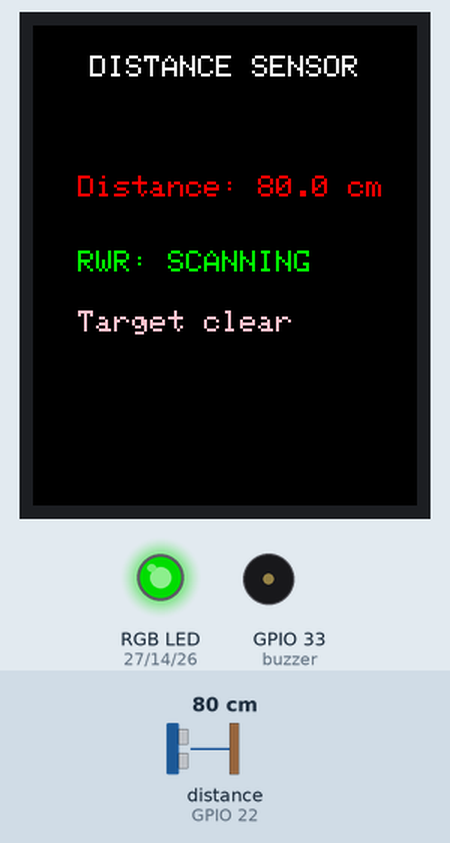
Recording of a program running on a simulated ESP32 board running MicroPython. On the bench: 128×160 colour display, an RGB LED mixed from three pins (HIGH = lit), buzzer (waves = sounding). Inputs (shaded band) come from the test bench; at power-on: distance to the obstacle (sensor on GPIO 22) 80 cm. The echo pulse lasts 58.3 µs per cm; dim RGB values are drawn brighter than linear; what the program prints to the serial console is not drawn.

Above: at 2.1 s.
2.2 s: distance to the obstacle (sensor on GPIO 22) set to 55 cm
At 4.0 s:
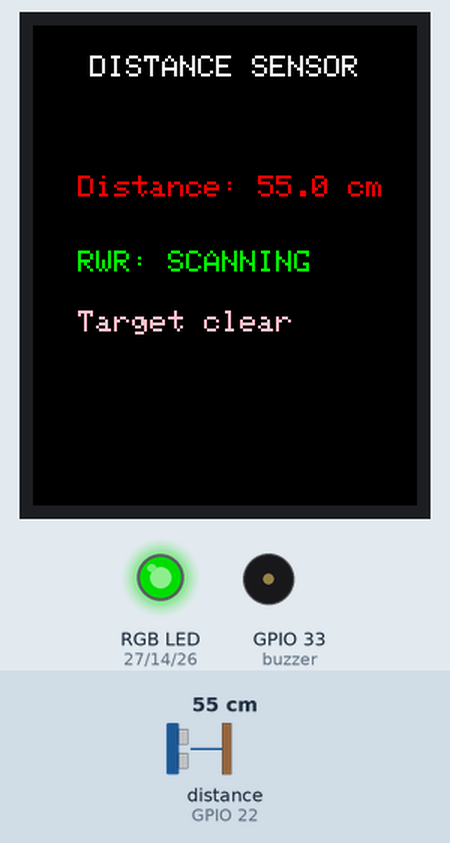
5.6 s: distance to the obstacle (sensor on GPIO 22) set to 45 cm
At 7.77 s:
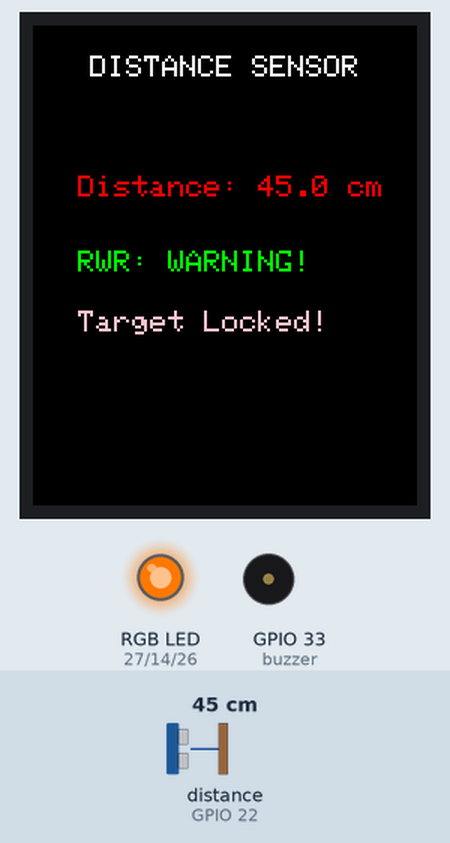
7.8 s: distance to the obstacle (sensor on GPIO 22) set to 39 cm
At 8.13 s:
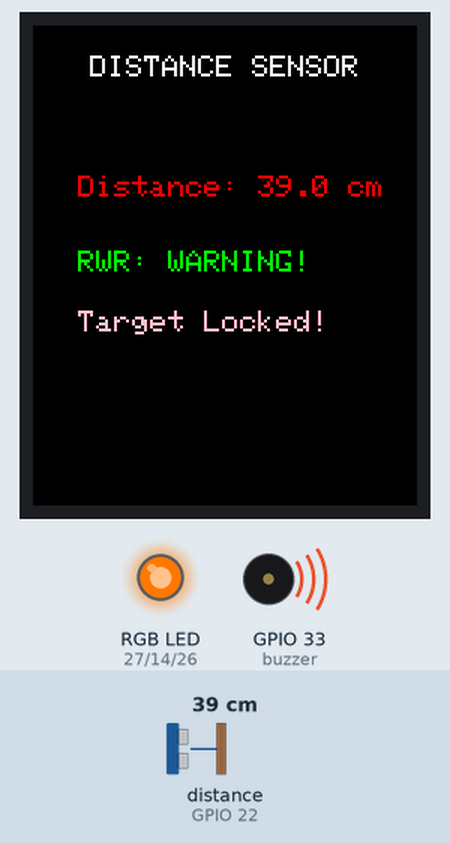
10.0 s: distance to the obstacle (sensor on GPIO 22) set to 30 cm
At 12.5 s:
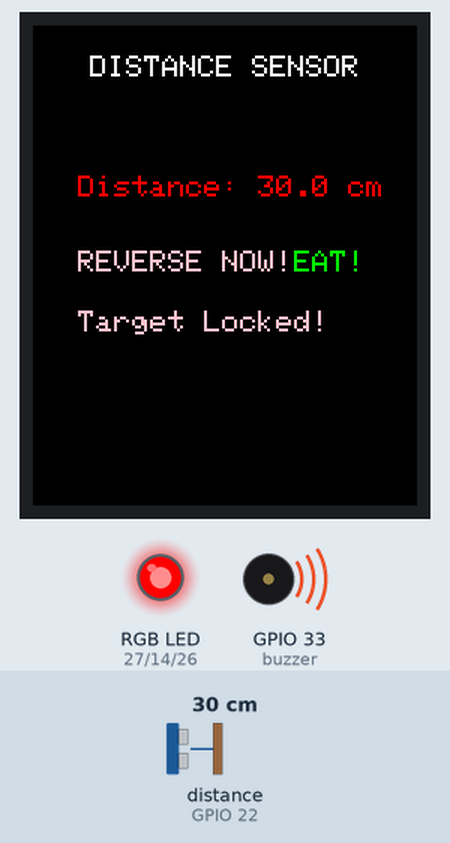
14.8 s: distance to the obstacle (sensor on GPIO 22) set to 35 cm
At 18.14 s:
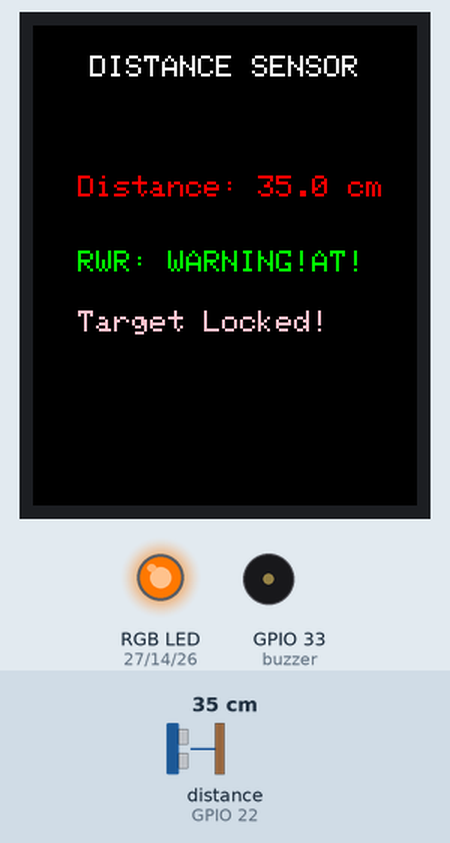
Timing chart, 0 to 18.9 s (numbered marks = the images above; inputs shaded):
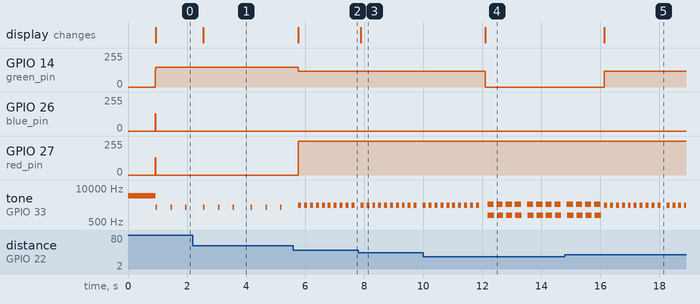

Measured:
- the behaviour switches between 50 and 49 cm on distance to the obstacle (sensor on GPIO 22) (found by bisection; images 1 and 2)
- the behaviour switches between 35 and 34 cm on distance to the obstacle (sensor on GPIO 22) (found by bisection; images 3 and 4)
- after the input at 2.2 s, the display: changes after 0.35 s (image 1)
- after the input at 5.6 s, GPIO 14 (green_pin): 150/255 → 120/255 after 0.17 s; GPIO 27 (red_pin): 0/255 → 255/255 after 0.17 s; tone on GPIO 33 (buzzer): alternates 2200 Hz for 0.10 s and silent for 0.10 s, starting after 0.17 s; the display: changes after 0.17 s (image 2)
- after the input at 7.8 s, the display: changes after 0.08 s (image 3)
- after the input at 10.0 s, GPIO 14 (green_pin): 120/255 → 0/255 after 2.1 s; the display: changes after 2.1 s (image 4)
- after the input at 14.8 s, GPIO 14 (green_pin): 0/255 → 120/255 after 1.3 s; the display: changes after 1.3 s (image 5)
- by itself, tone on GPIO 33 (buzzer): alternates 1800 Hz for 0.05 s and silent for 0.45 s

The program:

tft_sensor.py
```python
from machine import Pin, SPI, PWM
import time
import utime
from hcsr04 import HCSR04
import st7735
import sysfont
import random

#initalize the sensor
ultra_sonic = HCSR04(trigger_pin = 13, echo_pin = 22)

#Initialize the buzzer pin (GPIO-33)
buzzer = PWM(Pin(33))

# Initialize hardware SPI
spi = SPI(1, baudrate=20000000, polarity=0, phase=0, sck=Pin(18), mosi=Pin(23), miso=Pin(19))

# Initialize the ST7735 display using positional arguments: (spi, DC, Reset, CS)
tft = st7735.TFT(spi, Pin(2), Pin(4), Pin(5))
tft.initr()
tft.rgb(True)

# Clear screen to black
tft.fill(tft.color(0, 0, 0))

# initialize the rbg led pins
blue_pin = PWM(Pin(26), freq=1000)
green_pin = PWM(Pin(14), freq=1000)
red_pin = PWM(Pin(27), freq=1000)

#color function in (r,g,b) format
def rgb_color(r, g, b):
    red_pin.duty_u16(int(r * 65535 / 255))
    green_pin.duty_u16(int(g * 65535 / 255))
    blue_pin.duty_u16(int(b * 65535 / 255))


# sound function to generate sound
def play_sound(freq, duration_ms):
    if freq <= 0:
        buzzer.duty_u16(0)
    else:
        buzzer.freq(int(freq))
        buzzer.duty_u16(32768)
    time.sleep_ms(duration_ms)

# RWR-search,lock, and warning/launch (RADAR WARNING RECIVER) sounds (as realstic as it can be)
def rwr_search():
    #Slow tone (object is out of designated range)

    #print("RWR: Object Scanning...")
    for i in range(3):
        play_sound(1800, 50)
        play_sound(0, 450)

def rwr_lock():
    #Faster tone (object is in designated safe distance from sensor)
    #print(f"RWR: [WARNING] Target Locked at {distance}cm! Approach Stopped - Danger Threshold!!")

    for i in range(10):
        play_sound(2200, 100)
        play_sound(0, 100)

def rwr_warning():
    #very fast tone (object is very close imminent threat warning from RWR)
    #verrrry hyper-aggressive, chaotic tone to maximize the imminent threat incoming, trying to replicate real life threat in combats cases

    #print(f"RWR: [CRITICAL] COLLISION AT {distance}cm! IMPACT IMMINENT - REVERSE NOW!")

    for burst in range(4):

        for freq in range(2200, 1200, -80):
            play_sound(freq, 6)

        for stutter in range(8):
            play_sound(2400, 15)
            play_sound(900, 10)

        buzzer.duty_u16(0)
        time.sleep_ms(30)


def detect_distance(object):
    #object is farther that 50 cm, play rwr_search()
    if object >= 50:
        rgb_color(0, 150, 0) #dim green
        print(f"RWR: Object Scanning... Distance:{object}")
        tft.text((15, 75), "RWR: SCANNING", tft.color(0, 255, 0), sysfont.sysfont)
        tft.text((15, 95), "Target clear", tft.color(255, 192, 203), sysfont.sysfont)
        rwr_search()
    #object is between 35 and 50 cm, rwr_lock()
    elif 35 <= object <= 50:
        rgb_color(255, 120, 0) #yellowish/ dim golden
        print(f"RWR: [WARNING] Target Locked at {object}cm! Approach Stopped - Danger Threshold!!")
        tft.text((15, 75), "RWR: WARNING!", tft.color(0, 255, 0), sysfont.sysfont)
        tft.text((15, 95), "Target Locked!", tft.color(255, 192, 203), sysfont.sysfont)
        rwr_lock()
    #object is very close less that 35 cm, rwr_warning, acts as the final warning before imminent doom
    elif object <= 35:
        rgb_color(255, 0, 0) #red
        print(f"RWR: [CRITICAL] COLLISION AT {object}cm! IMPACT IMMINENT - REVERSE NOW!")
        tft.text((15, 75), "CRITICAL THREAT!", tft.color(0, 255, 0), sysfont.sysfont)
        tft.text((15,75), "REVERSE NOW!", tft.color(255, 192, 203), sysfont.sysfont)
        rwr_warning()
    else:
        #incase something is not working as it should
        print("error")


try:
    tft.fill(tft.color(0, 0, 0))
    tft.text((19, 10), "DISTANCE SENSOR", tft.color(255, 255, 255), sysfont.sysfont)
    while True:
        distance = ultra_sonic.distance_cm()

        distance_text = f"Distance: {distance:.1f} cm  "
        tft.text((15, 50), distance_text, tft.color(255, 0, 0), sysfont.sysfont)

        detect_distance(distance)

        time.sleep_ms(100)
#catches KeyboardInterrupt caused by Thonny stop button during execution of code
except KeyboardInterrupt:
    print("\nProgram stopped no erorrs.")

finally:
    #stop the buzzer so it dosen't go for ever
    buzzer.duty_u16(0)
    rgb_color(0, 0, 0)
```
